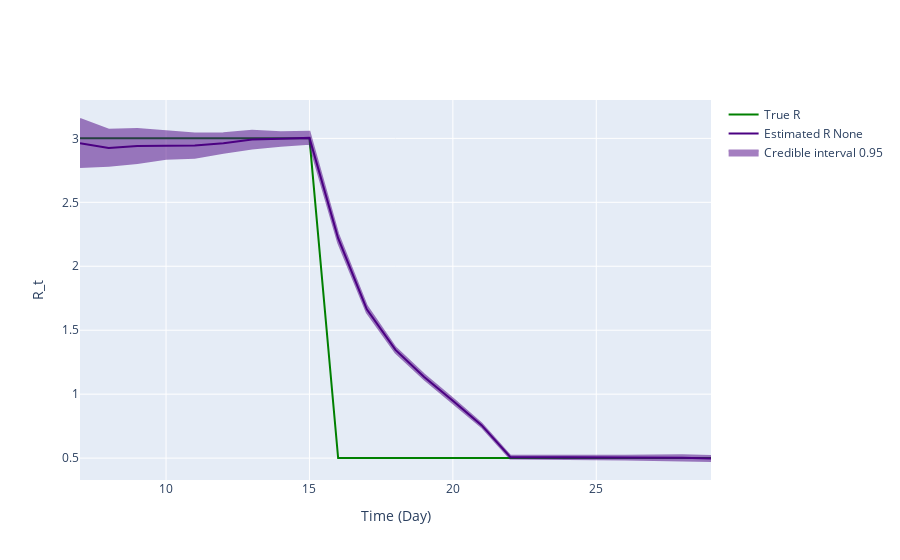

Notebook code for this chart:
### Markdown cell above
## Inference plot using class method results

### Code cell
fig = ReproductionNumberPlot()

fig.add_ground_truth_rt(ground_truth)
fig.add_interval_rt(new_intervals)

fig.update_labels(time_label='Time (Day)', r_label='R_t')

fig.show_figure()

### Figure 1 — Plotly figure (JSON) as saved in the notebook; plotly's stock layout.template omitted (floating-point values rounded to 4 significant figures)
{"data": [{"line": {"color": "green"}, "mode": "lines", "name": "True R", "type": "scatter", "x": [7, 8, 9, 10, 11, 12, 13, 14, 15, 16, 17, 18, 19, 20, 21, 22, 23, 24, 25, 26, 27, 28, 29], "y": [3, 3, 3, 3, 3, 3, 3, 3, 3, 0.5, 0.5, 0.5, 0.5, 0.5, 0.5, 0.5, 0.5, 0.5, 0.5, 0.5, 0.5, 0.5, 0.5]}, {"line": {"color": "indigo"}, "mode": "lines", "name": "Estimated R None", "type": "scatter", "x": [7, 8, 9, 10, 11, 12, 13, 14, 15, 16, 17, 18, 19, 20, 21, 22, 23, 24, 25, 26, 27, 28, 29], "y": [2.963, 2.925, 2.94, 2.943, 2.945, 2.963, 2.991, 2.996, 3.004, 2.22, 1.663, 1.346, 1.135, 0.949, 0.7573, 0.5088, 0.5085, 0.5062, 0.5046, 0.5022, 0.5037, 0.502, 0.4972]}, {"fill": "toself", "fillcolor": "indigo", "line": {"color": "indigo"}, "mode": "lines", "name": "Credible interval 0.95", "opacity": 0.5, "showlegend": true, "type": "scatter", "x": [7, 8, 9, 10, 11, 12, 13, 14, 15, 16, 17, 18, 19, 20, 21, 22, 23, 24, 25, 26, 27, 28, 29, 29, 28, 27, 26, 25, 24, 23, 22, 21, 20, 19, 18, 17, 16, 15, 14, 13, 12, 11, 10, 9, 8, 7], "y": [3.151, 3.068, 3.073, 3.055, 3.038, 3.039, 3.06, 3.048, 3.051, 2.254, 1.69, 1.365, 1.153, 0.9657, 0.7708, 0.519, 0.5204, 0.5199, 0.5192, 0.5179, 0.5214, 0.5215, 0.5157, 0.4774, 0.4821, 0.4874, 0.4882, 0.4906, 0.4925, 0.4959, 0.4968, 0.7438, 0.9333, 1.116, 1.326, 1.639, 2.185, 2.958, 2.942, 2.92, 2.887, 2.849, 2.841, 2.807, 2.787, 2.775]}], "layout": {"hovermode": "x unified", "xaxis": {"title": {"text": "Time (Day)"}}, "yaxis": {"title": {"text": "R_t"}}}}
